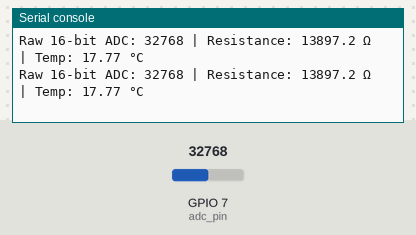
Simulated run of this program. Board: ESP32 board running MicroPython. Parts: the last lines printed to the serial console. Inputs (shaded band) come from the test bench; at power-on: GPIO 7 (adc_pin) = 32768 (analog values on the 0–65535 scale).

Above: at 1.2 s.
1.3 s: GPIO 7 (adc_pin) set to 9345
At 2.8 s:
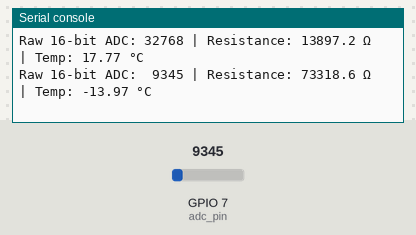
3.5 s: GPIO 7 (adc_pin) set to 0
At 4.5 s:
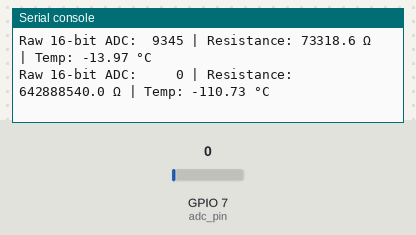

Measured:
- after the input at 1.3 s, the serial console: prints a new line after 0.70 s (image 1)
- after the input at 3.5 s, the serial console: prints a new line after 0.50 s (image 2)

The program:

temister2.py
```python
from machine import Pin, ADC
import math
import time

# --- Configuration ---
adc_pin = Pin(7, Pin.IN)
adc = ADC(adc_pin)
adc.atten(ADC.ATTN_11DB)

# --- Standard 10k NTC Thermistor Profile ---
BETA = 3950.0                 # Standard manufacturer Beta parameter for 10k NTC
ROOM_TEMP_KELVIN = 298.15     # 25°C in Kelvin
NOMINAL_RESISTANCE = 10000.0  # 10k ohms at 25°C

# --- Hardware Precision Modifiers ---
SERIES_RESISTOR = 9810.0      # Your measured fixed resistor value
MAX_ADC_VALUE = 65535.0

# --- ADC Correction Factor ---
# Your board reads ~36070 when it mathematically should read ~29851.
# This scalar transparently cleans your Wemos S2 Mini's internal ADC drift.
ADC_SCALAR = 29851.0 / 36070.0

while True:
    # 1. Capture the raw 16-bit value
    raw_adc = adc.read_u16()

    # 2. Apply hardware calibration scalar
    calibrated_adc = raw_adc * ADC_SCALAR

    # 3. Guard against boundary math errors
    if calibrated_adc >= MAX_ADC_VALUE:
        calibrated_adc = MAX_ADC_VALUE - 10
    elif calibrated_adc <= 0:
        calibrated_adc = 1

    # 4. Standard voltage divider formula (Thermistor to 3.3V, Reference to GND)
    resistance = SERIES_RESISTOR * ((MAX_ADC_VALUE / calibrated_adc) - 1.0)

    if resistance > 0:
        # 5. Clean, predictable Beta conversion equation
        temp_kelvin = 1.0 / ((1.0 / ROOM_TEMP_KELVIN) + (1.0 / BETA) * math.log(resistance / NOMINAL_RESISTANCE))

        temp_celsius = temp_kelvin - 273.15
        temp_fahrenheit = (temp_celsius * 9.0 / 5.0) + 32.0

        print("Raw 16-bit ADC: {:5d} | Resistance: {:.1f} Ω | Temp: {:.2f} °C".format(raw_adc, resistance, temp_celsius))
    else:
        print("Error: Invalid Resistance")

    time.sleep(1)
```
